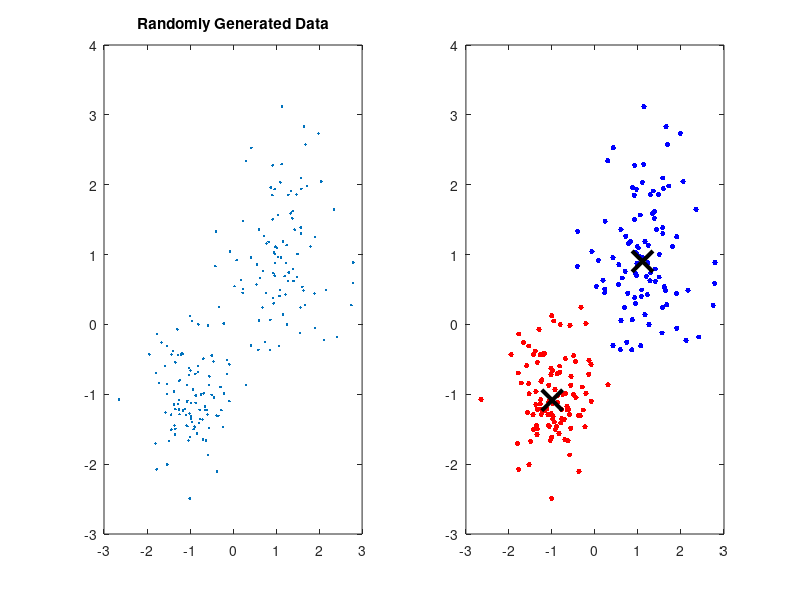

Here is the MATLAB script that generated this plot: (Note: this script raises an error after producing the figure.)

% K-mean basic demo

% 1. data generation 
rng default; % For reproducibility
X = [randn(100,2)*0.75+ones(100,2);
    randn(100,2)*0.5-ones(100,2)];
figure;
subplot(1,2, 1), plot(X(:,1),X(:,2),'.');
title 'Randomly Generated Data';

% 2. K-mean 
opts = statset('Display','final');
[idx,C] = kmeans(X,2,'Distance','cityblock','Replicates',5,'Options',opts);


% 3. plot the result 
subplot(1,2, 2);
plot(X(idx==1,1),X(idx==1,2),'r.','MarkerSize',12)
hold on
plot(X(idx==2,1),X(idx==2,2),'b.','MarkerSize',12)
plot(C(:,1),C(:,2),'kx',...
     'MarkerSize',15,'LineWidth',3)
legend('Cluster 1','Cluster 2','Centroids',...
       'Location','NW')
title 'Cluster Assignments and Centroids'
hold off